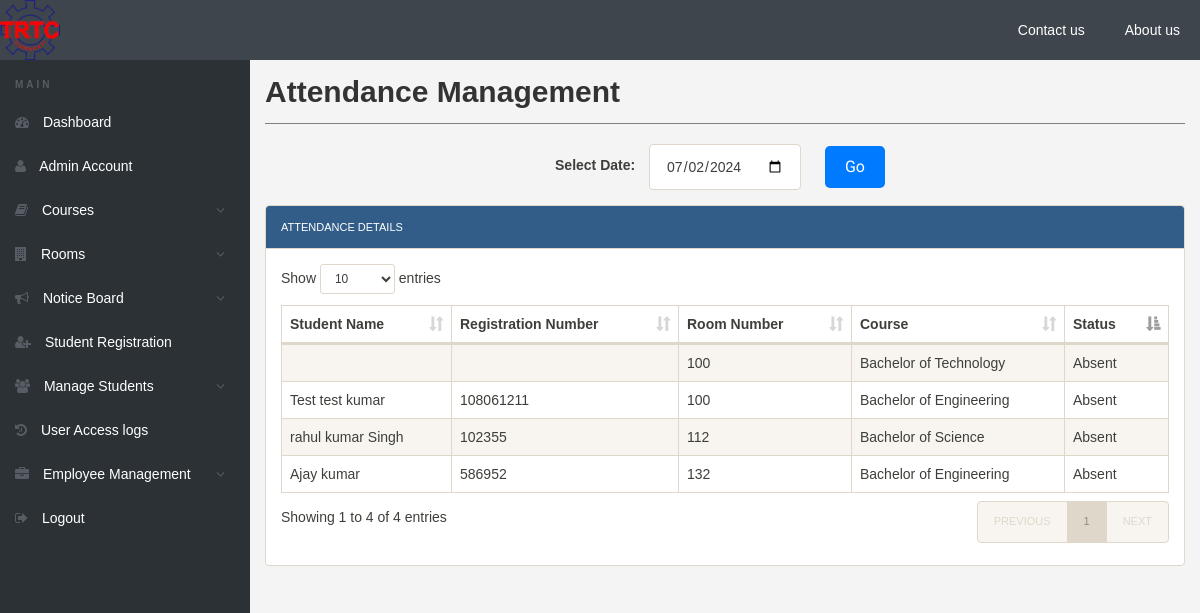
The app's page /hostel/admin/attendance.php (signed in), older data.
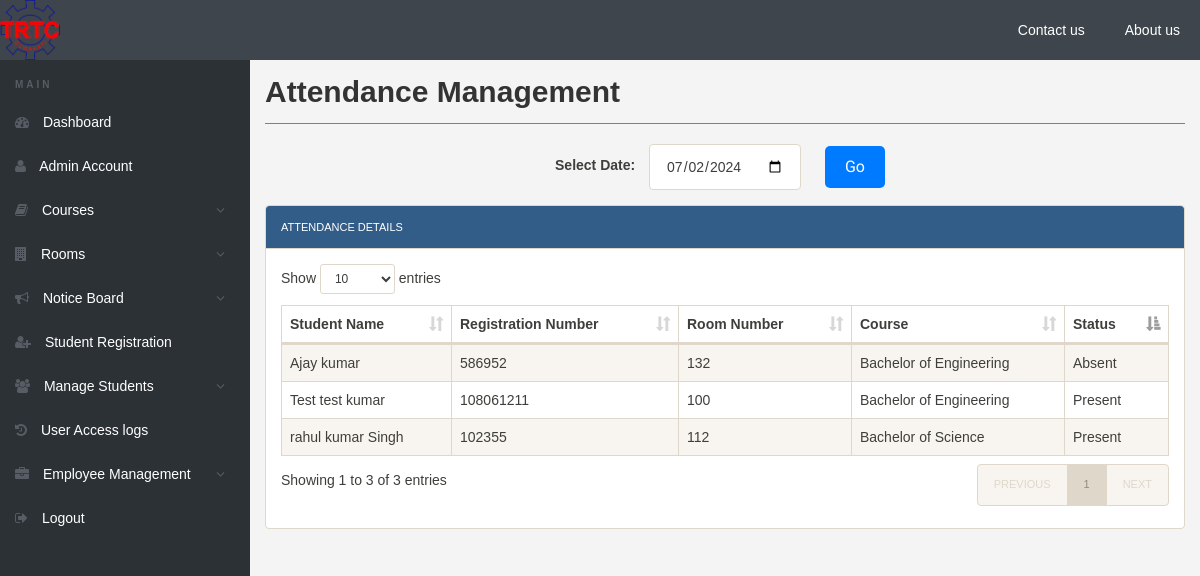
The same page, newer data.
### tables this page shows
CREATE TABLE `registration` (
  `id` int(11) NOT NULL,
  `roomno` int(11) DEFAULT NULL,
  `seater` int(11) DEFAULT NULL,
  `feespm` int(11) DEFAULT NULL,
  `foodstatus` int(11) DEFAULT NULL,
  `stayfrom` date DEFAULT NULL,
  `duration` int(11) DEFAULT NULL,
  `course` varchar(500) DEFAULT NULL,
  `regno` int(11) DEFAULT NULL,
  `firstName` varchar(500) DEFAULT NULL,
  `middleName` varchar(500) DEFAULT NULL,
  `lastName` varchar(500) DEFAULT NULL,
  `gender` varchar(250) DEFAULT NULL,
  `contactno` bigint(11) DEFAULT NULL,
  `emailid` varchar(500) DEFAULT NULL,
  `egycontactno` bigint(11) DEFAULT NULL,
  `guardianName` varchar(500) DEFAULT NULL,
  `guardianRelation` varchar(500) DEFAULT NULL,
  `guardianContactno` bigint(11) DEFAULT NULL,
  `corresAddress` varchar(500) DEFAULT NULL,
  `corresCIty` varchar(500) DEFAULT NULL,
  `corresState` varchar(500) DEFAULT NULL,
  `corresPincode` int(11) DEFAULT NULL,
  `pmntAddress` varchar(500) DEFAULT NULL,
  `pmntCity` varchar(500) DEFAULT NULL,
  `pmnatetState` varchar(500) DEFAULT NULL,
  `pmntPincode` int(11) DEFAULT NULL,
  `postingDate` timestamp NULL DEFAULT current_timestamp(),
  `updationDate` varchar(500) DEFAULT NULL
);

CREATE TABLE `userregistration` (
  `id` int(11) NOT NULL,
  `regNo` varchar(255) DEFAULT NULL,
  `firstName` varchar(255) DEFAULT NULL,
  `middleName` varchar(255) DEFAULT NULL,
  `lastName` varchar(255) DEFAULT NULL,
  `gender` varchar(255) DEFAULT NULL,
  `contactNo` bigint(20) DEFAULT NULL,
  `email` varchar(255) DEFAULT NULL,
  `password` varchar(255) DEFAULT NULL,
  `regDate` timestamp NULL DEFAULT current_timestamp(),
  `updationDate` varchar(45) DEFAULT NULL,
  `passUdateDate` varchar(45) DEFAULT NULL
);

### hostel/admin/attendance.php (the view, shortened to what this page needs)
<?php
include('includes/config.php');
$selected_date = isset($_POST['selected_date']) ? $_POST['selected_date'] : date('Y-m-d');
$current_date = date('Y-m-d');
if ($selected_date > $current_date) {
    $result = false;
} else {
    $fetchQuery = "SELECT a.id as attendance_id, r.roomno, r.course, u.firstName, u.middleName, u.lastName, u.regNo, a.date, COALESCE(a.status, 'Absent') as status
                  FROM registration r
                  LEFT JOIN userregistration u ON r.regno = u.regno
                  LEFT JOIN attendance a ON u.id = a.user_id AND a.date = '$selected_date'
                  ORDER BY r.id ASC";
    $result = mysqli_query($mysqli, $fetchQuery);
}
?>
<!DOCTYPE html>
<html lang="en">
<head>
    <link rel="stylesheet" href="css/font-awesome.min.css">
    <link rel="stylesheet" href="css/bootstrap.min.css">
    <link rel="stylesheet" href="css/dataTables.bootstrap.min.css">
    <link rel="stylesheet" href="css/bootstrap-social.css">
    <link rel="stylesheet" href="css/bootstrap-select.css">
    <link rel="stylesheet" href="css/fileinput.min.css">
    <link rel="stylesheet" href="css/awesome-bootstrap-checkbox.css">
    <link rel="stylesheet" href="css/style.css">
    <link rel="stylesheet" href="css/attendance.css">
</head>
<body>
    <?php include("includes/header.php"); ?>
    <div class="ts-main-content">
        <?php include("includes/sidebar.php"); ?>
        <div class="content-wrapper">
            <div class="container-fluid">
                <div class="row">
                    <div class="col-md-12">
                        <h2 class="page-title">Attendance Management</h2>
                        <form method="post" class="form-inline custom-inline-form" style="margin-bottom: 15px">
                            <div class="form-group">
                                <label for="selected_date">Select Date:</label>
                                <input type="date" class="form-control" id="selected_date" name="selected_date" value="<?php echo $selected_date; ?>">
                            </div>
                            <button type="submit" class="btn btn-primary">Go</button>
                        </form>
                        <div class="panel panel-default">
                            <div class="panel-heading" style="background-color: #325d88;color:white">Attendance Details</div>
                            <div class="panel-body">
                                <?php if ($selected_date > $current_date): ?>
                                    <p>No attendance records available for future dates.</p>
                                <?php else: ?>
                                    <table id="attendanceTable" class="table table-striped table-bordered" style="width:100%">
                                        <thead>
                                            <tr>
                                                <th>Student Name</th>
                                                <th>Registration Number</th>
                                                <th>Room Number</th>
                                                <th>Course</th>
                                                <th>Status</th>
                                            </tr>
                                        </thead>
                                        <tbody>
                                            <?php
                                            if (mysqli_num_rows($result) > 0) {
                                                while ($row = mysqli_fetch_assoc($result)) {
                                                    echo "<tr>";
                                                    echo "<td>" . htmlspecialchars($row['firstName'] . ' ' . $row['middleName'] . ' ' . $row['lastName']) . "</td>";
                                                    echo "<td>" . htmlspecialchars($row['regNo']) . "</td>";
                                                    echo "<td>" . htmlspecialchars($row['roomno']) . "</td>";
                                                    echo "<td>" . htmlspecialchars($row['course']) . "</td>";
                                                    echo "<td>" . htmlspecialchars($row['status']) . "</td>";
                                                    echo "</tr>";
                                                }
                                            } else {
                                                echo "<tr><td colspan='5'>No attendance records found</td></tr>";
                                            }
                                            ?>
                                        </tbody>
                                    </table>
                                <?php endif; ?>
                            </div>
                        </div>
                    </div>
                </div>
            </div>
        </div>
    </div>
</body>
</html>

Row changes from the older to the newer data that the page shows:
removed registration: roomno "100", course "Bachelor of Technology", status "Absent"
computed for registration "Test test kumar": status "Absent" → "Present"
computed for registration "Bachelor of Science": status "Absent" → "Present"
Text that changed along with them:
text written by a page script: "Show entries Showing 1 to 4 of 4 entries PREVIOUS 1 NEXT" → "Show entries Showing 1 to 3 of 3 entries PREVIOUS 1 NEXT"
